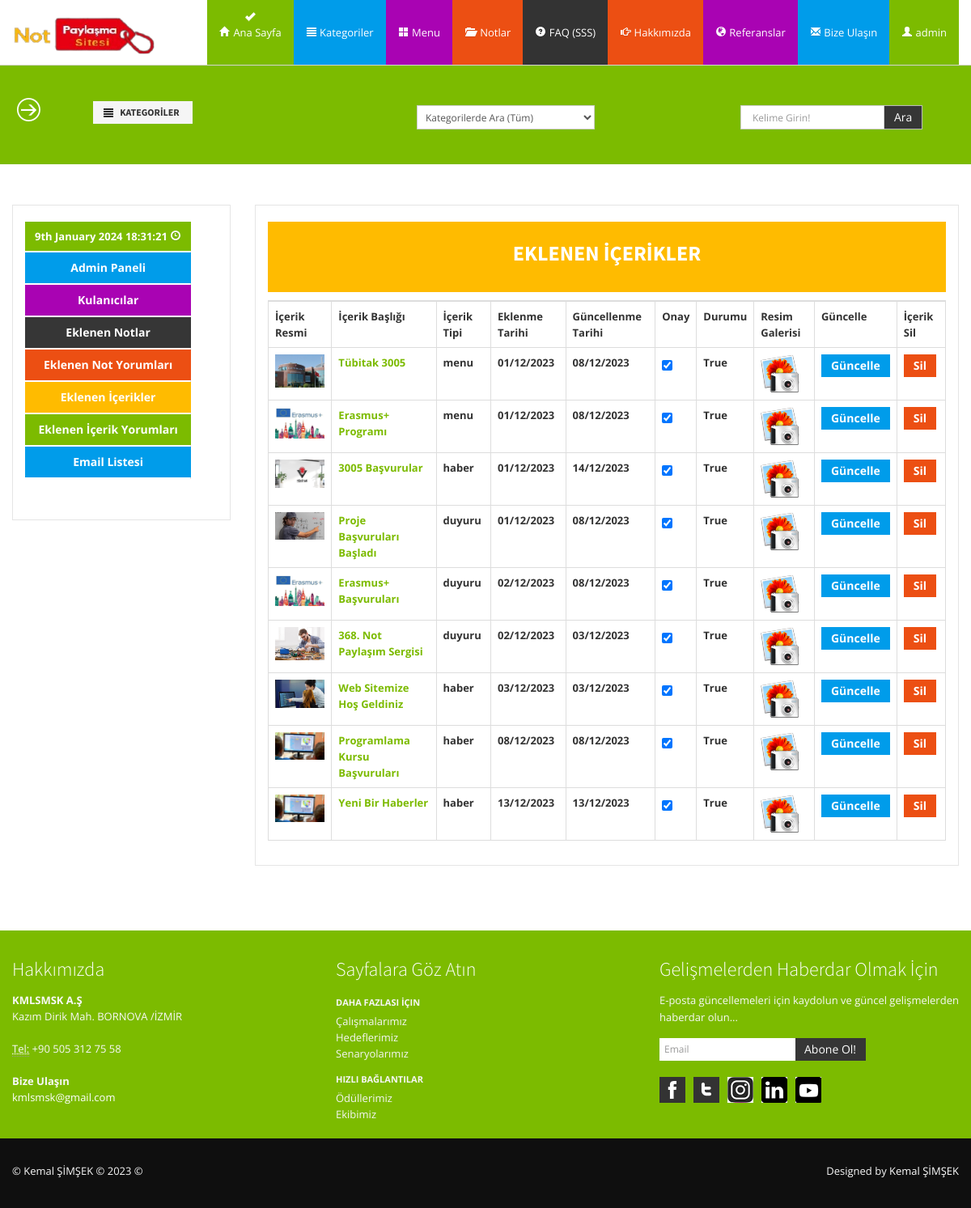
The app's page /user/allcontent/ (signed in) with its own data.
### content/models.py (models this page shows, shortened)
class Content(models.Model):
    TYPE=(
        ('menu', 'menu'),
        ('haber', 'haber'),
        ('duyuru', 'duyuru'),
        ('etkinlik', 'etkinlik'),
    )
    STATUS=(
        ('True', 'Evet'),
        ('False', 'Hayır'),
    )
    user=models.ForeignKey(User, on_delete=models.SET_NULL, null=True)
    menu=models.OneToOneField(Menu, null=True, blank=True, on_delete=models.CASCADE)
    type=models.CharField(max_length=15,choices=TYPE)
    title=models.CharField(max_length=160)
    keywords=models.CharField(blank=True,max_length=255)
    description=models.CharField(blank=True, max_length=255)
    image=models.ImageField(blank=True, null=True, upload_to='images/')
    detail=RichTextUploadingField()
    slug=models.SlugField(null=False, unique=True)
    status=models.CharField(max_length=15, choices=STATUS)
    create_at=models.DateTimeField(auto_now_add=True)
    update_at=models.DateTimeField(auto_now=True)
    def image_tag(self):
        return mark_safe('<img src="{}" height="40"/>'.format(self.image.url))
    image_tag.short_description="Image"

### home/models.py (models this page shows, shortened)
class Settings(models.Model):
    STATUS=(
        ('True', 'Evet'),
        ('False', 'Hayir'),
    )
    title=models.CharField(max_length=200)
    keywords=models.CharField(max_length=255)
    description=models.CharField(max_length=255)
    company=models.CharField(max_length=100)
    address=models.CharField(blank=True,max_length=150)
    googleMap=models.CharField(blank=True, max_length=255)
    phone=models.CharField(blank=True, max_length=20)
    fax=models.CharField(blank=True,max_length=20)
    email=models.CharField(blank=True, max_length=60)
    smtpserver=models.CharField(blank=True,max_length=30)
    smtpemail=models.CharField(blank=True,max_length=30)
    smtppassword=models.CharField(blank=True,max_length=30)
    smtpport=models.CharField(blank=True,max_length=10)
    icon=models.ImageField(blank=True, upload_to='images/')
    facebook=models.CharField(blank=True,max_length=50)
    instagram=models.CharField(blank=True,max_length=50)
    twitter=models.CharField(blank=True,max_length=50)
    youtube=models.CharField(blank=True,max_length=70)
    linkedin=models.CharField(blank=True,max_length=90)
    aboutus=RichTextUploadingField(blank=True)
    contact=RichTextUploadingField(blank=True)
    references=RichTextUploadingField(blank=True)
    status=models.CharField(max_length=10, choices=STATUS)
    create_at=models.DateTimeField(auto_now_add=True)
    update_at=models.DateTimeField(auto_now=True)

### user/views.py (the view)
# urls.py: path('allcontent/', views.allcontent, name='allcontent'),
@login_required(login_url='/login')
def allcontent(request):
    category=Category.objects.all()
    menu=Menu.objects.all()
    settings=Settings.objects.get(pk=1)
    contents=Content.objects.all()
    context={
        'category': category,
        'menu': menu,
        'contents': contents,
        'settings': settings,
    }
    return render(request, 'allcontents.html', context)

### user/templates/allcontents.html (shortened to what this page needs)
{% extends "homebase.html" %}
{% load static %}
{% block content  %}
{% include "head.html" %}
{% include "header.html" %}
{% include "search.html" %}
<section id="maincontent">
    <div class="container">
      <div class="row">
        <div class="span3">
          <aside>
            <div class="widget">
              {% include "admin_panel.html" %}
            </div>
          </aside>
        </div>
        <div class="span9">
          <aside>
            <div class="widget">
              <div class="well well-warning">
                <center><b> <h3>EKLENEN İÇERİKLER</b></h3></center>
              </div>
              <table class="table table-bordered">
                <tr>
                  <th> İçerik Resmi</th>
                  <th> İçerik Başlığı</th>
                  <th> İçerik Tipi </th>
                  <th> Eklenme Tarihi</th>
                  <th> Güncellenme Tarihi</th>
                  <th> Onay </th>
                  <th> Durumu </th>
                  <th> Resim Galerisi</th>
                  <th> Güncelle </th>
                  <th> İçerik Sil </th>
                </tr>
                {% for rs in contents %}
                <tr>
                  <th> <a href="/contents/{{rs.id}}/{{rs.slug}}">
                    <img src="{{rs.image.url}}" width="150"></a> </th>
                  <th> <a href="/contents/{{rs.id}}/{{rs.slug}}">
                    {{rs.title}} </a> </th>
                  <th>{{rs.type}} </th>
                  <th> {{rs.create_at |date:"d/m/Y"}}</th>
                  <th> {{rs.update_at |date:"d/m/Y"}}</th>
                  <th>
                    {% if rs.status == 'True'  %}
                        <input type="checkbox" checked onchange="document.location.href='/user/adminnotcontentaccept/{{rs.id}}';"/>
                           {% else %}
                           <input type="checkbox" onchange="if(this.checked) document.location.href='/user/admincontentaccept/{{rs.id}}';"/>
                          {% endif %}
                  </th>
                  <th> {{rs.status}} </th>
                  <th> <a href="javascript:;" onclick="window.open('/user/addgalimage/{{rs.id}}', 'gallery', 'height=800, width=800, top=50, left=150')">
                    <img src="{% static "/img/galleryX.png" %}" </th></a>
                  <th> <a href="/user/admincontentedit/{{rs.id}}" type="button" class="btn btn-primary"> Güncelle </button>
                  </th>
                  <th>
                    <a href="/user/admindeletecontent/{{rs.id}}" onclick=" return confirm ('Silmek istediğinden emin misin?')" type="button" class="btn btn-danger"> Sil </button>
                    </th>
                </tr>
                {% endfor %}
              </table>
            </div>
          </aside>
        </div>
      </div>
    </div>
  </section>
  {% endblock content  %}

### home/templates/header.html (shortened to what this page needs)
{% load static %}
<header>
  <div class="navbar navbar-fixed-top">
    <div class="navbar-inner bg-info mx-auto">
      <div class="container">
        <a class="brand logo" href="/">
          <img src="{% static "assets/img/logo.png" %}" width="180"/>
        </a>
        <div>
          <nav>
            <ul class="nav topnav">
              <li class="dropdown bg-info success active">
                <a href="/"><i class="icon-home icon-white"></i> Ana Sayfa</a>
              </li>
              {% load mptt_tags %}
              <li class="dropdown primary">
                <a href="#"><i class="icon-align-justify icon-white"></i> Kategoriler</a>
              </li>
              <li class="dropdown info">
                <a href="#"><i class=" icon-th-large icon-white"></i> Menu</a>
              </li>
              <li class="dropdown danger">
                <a href="#"><i class="icon-folder-open icon-white"></i> Notlar</a>
              </li>
              <li class="dropdown inverse">
                <a href="#"><i class="icon-question-sign icon-white"></i> FAQ (SSS) </a>
              </li>
              <li class="dropdown danger">
                <a href="#"><i class=" icon-hand-right icon-white"></i> Hakkımızda</a>
              </li>
              <li class="dropdown info">
                <a href="#"><i class="icon-globe icon-white"></i> Referanslar</a>
              </li>
              <li class="dropdown primary">
                <a href="#"><i class="icon-envelope icon-white"></i> Bize Ulaşın</a>
              </li>
              <li class="dropdown success">
                {% if user.id is not None %}
                <a href="#"> <i class="icon-user icon-white"> </i>
                   {{user.username}} </a>
                {%endif%}
              </li>
            </ul>
          </nav>
        </div>
      </div>
    </div>
  </div>
</header>

### home/templates/footer.html (shortened to what this page needs)
{% load static %}
 <footer class="footer">
  <div class="container">
    <div class="row">
      <div class="span4">
        <div class="widget">
          <h4>Hakkımızda</h4>
          <address>
        <strong>{{settings.company}} </strong><br>
        {{settings.address}}<br>
        <br>
        <abbr title="Phone">Tel:</abbr> {{settings.phone}}
        </address>
          <address>
        <strong>Bize Ulaşın</strong><br>
        <a href="mailto:{{settings.email}}">{{settings.email}}</a>
        </address>
        </div>
      </div>
      <div class="span4">
        <div class="widget">
          <h4>Sayfalara Göz Atın</h4>
          <ul class="nav nav-list regular">
            <li class="nav-header">Daha Fazlası İçin</li>
            <li><a href="#">Çalışmalarımız</a></li>
            <li><a href="#">Hedeflerimiz</a></li>
            <li><a href="#">Senaryolarımız</a></li>
            <li class="nav-header">Hızlı Bağlantılar</li>
            <li><a href="#">Ödüllerimiz</a></li>
            <li><a href="#">Ekibimiz</a></li>
          </ul>
        </div>
      </div>
      <div class="span4">
        <div class="widget">
          <h4>Gelişmelerden Haberdar Olmak İçin</h4>
          <form class="form-horizontal" action="/curriculumVitae/addlistmail/" method="post">
            <fieldset>
              <p>
                E-posta güncellemeleri için kaydolun ve güncel gelişmelerden haberdar olun...
              </p>
              <div class="input-prepend input-append">
                <input class="span2" id="email" name="email" type="text" placeholder="Email">
                <button class="btn btn-inverse" type="submit">Abone Ol!</button>
              </div>
            </fieldset>
          </form>
          <ul class="social_small">
            <li class="facebook first"><a href="{{settings.facebook}}" title="Facebook">Facebook</a></li>
            <li class="twitt"><a href="{{settings.twitter}}" title="Twitter">Twitter</a></li>
            <li class="googleplus"><a href="{{settings.instagram}}" title="Instagram">Instagram</a></li>
            <li class="flickr"><a href="{{settings.linkedin}}" title="Linkedin">Linkedin</a></li>
            <li class="dribbble"><a href="{{settings.youtube}}" title="Youtube">Youtube</a></li>
          </ul>
        </div>
      </div>
    </div>
  </div>
  <div class="verybottom">
    <div class="container">
      <div class="row">
        <div class="span6">
          <p>&copy; Kemal ŞİMŞEK &copy; 2023 &copy; </p>
        </div>
        <div class="span6">
          <div class="pull-right">
            <div class="credits">
              Designed by <a href="https://www.linkedin.com/in/kmlsmsk/"> Kemal ŞİMŞEK</a>
            </div>
          </div>
        </div>
      </div>
    </div>
  </div>
</footer>

### home/static/assets/css/docs.css (style rules this page uses)
section { padding-top: 30px; }

### home/static/assets/css/style.css (style rules this page uses)
.row { margin-bottom:20px; }
.well-warning, .carousel-caption.warning { background: #ffbb00; color:#fff; }
header .navbar .brand.logo { padding: 0; margin-left:0; margin-top:20px; }
header nav { margin-right:-10px; }
.navbar ul.topnav { float:right; }
.navbar .nav > li > a { float: none; padding: 30px 15px 30px; color: #777777; text-decoration: none; text-shadow: none; }
.navbar .nav .active > a, .navbar .nav .active > a:hover, .navbar .nav .active > a:focus { background-image: url(../img/icons/add.png); background-position: center 15px; background-repeat: no-repeat; -webkit-transition: all 0.2s ease; -moz-transition: all 0.2s ease-in-out; -o-transition: all 0.2s ease-in-out; -ms-transition: all 0.2s ease-in-out; transition: all 0.2s ease-in-out; color:#fff; }
.navbar .nav .primary > a, .navbar .nav .primary > a:hover, .navbar .nav .primary > a:focus { background-color: #009cea; color:#fff; }
.navbar .nav .danger > a, .navbar .nav .danger > a:hover, .navbar .nav .danger > a:focus { background-color: #ec4f13; color:#fff; }
.navbar .nav .info > a, .navbar .nav .info > a:hover, .navbar .nav .info > a:focus { background-color: #a903b3; color:#fff; }
.navbar .nav .success > a, .navbar .nav .success > a:hover, .navbar .nav .success > a:focus { background-color: #7cbb00; color:#fff; }
.navbar .nav .inverse > a, .navbar .nav .inverse > a:hover, .navbar .nav .inverse > a:focus { background-color: #333; color:#fff; }
#maincontent { z-index:1000; margin:0 0 30px; }
aside { border:1px solid #e5e5e5; padding:20px 15px 0 15px; margin: 0 0 30px 0; -webkit-border-radius: 0; -moz-border-radius: 0; border-radius: 0; }
aside .widget { margin-bottom:30px; }
.social_small { margin: 0; }
.social_small li { display: inline; list-style: none; text-indent: -9999px; margin-left: 10px; float: left; -webkit-transition: all 0.3s ease-in-out; -moz-transition: all 0.3s ease-in-out; -o-transition: all 0.3s ease-in-out; -ms-transition: all 0.3s ease-in-out; transition: all 0.3s ease-in-out; }
.social_small li.first { margin-left:0; }
.social_small li a { background-repeat: no-repeat; background-position: 0 0; display: block; height: 32px; width: 32px; }
.facebook { background: url(../img/icons/social/fb.png) no-repeat; }
.googleplus { background: url(../img/icons/social/google.png) no-repeat; }
.dribbble { background: url(../img/icons/social/dribble.png) no-repeat; }
.flickr { background: url(../img/icons/social/flickr.png) no-repeat; }
.twitt { background: url(../img/icons/social/twitter.png) no-repeat; }
footer { padding-top:30px; color:#f8f8f8; }
footer h1, footer h2, footer h3, footer h4, footer h5, footer h6 { color:#fff; }
footer a, footer a:hover { color:#fff; }
footer .verybottom { padding-top:30px; background:#0f0f0f; }
footer .nav-list li, footer .nav-list li a, footer .nav-list li.nav-header { text-shadow:none; color:#f6f6f6; }
footer .nav-list li a { text-shadow:none; }
footer .nav-list.regular .nav-header { padding: 3px 0; }
footer .nav-list.regular > li > a { padding: 0; }
footer.footer .input-append button, footer.footer .input-append input { border:none; }

### home/static/assets/color/success.css (style rules this page uses)
a { color: #7cbb00; }
header .navbar .navbar-inner li.active { border-top: 5px solid #fff; background: #7cbb00; margin-top:-5px; }
footer.footer { background:#7cbb00; }

### records on screen
Content: image (picture), title "Tübitak 3005", type "menu", create_at "01/12/2023", update_at "08/12/2023", status "True"
Content: image (picture), title "Erasmus+ Programı", type "menu", create_at "01/12/2023", update_at "08/12/2023", status "True"
Content: image (picture), title "3005 Başvurular", type "haber", create_at "01/12/2023", update_at "14/12/2023", status "True"
Content: image (picture), title "Proje Başvuruları Başladı", type "duyuru", create_at "01/12/2023", update_at "08/12/2023", status "True"
Content: image (picture), title "Erasmus+ Başvuruları", type "duyuru", create_at "02/12/2023", update_at "08/12/2023", status "True"
Content: image (picture), title "368. Not Paylaşım Sergisi", type "duyuru", create_at "02/12/2023", update_at "03/12/2023", status "True"
Content: image (picture), title "Web Sitemize Hoş Geldiniz", type "haber", create_at "03/12/2023", update_at "03/12/2023", status "True"
Content: image (picture), title "Programlama Kursu Başvuruları", type "haber", create_at "08/12/2023", update_at "08/12/2023", status "True"
Content: image (picture), title "Yeni Bir Haberler", type "haber", create_at "13/12/2023", update_at "13/12/2023", status "True"
Settings: company "KMLSMSK A.Ş", address "Kazım Dirik Mah. BORNOVA /İZMİR", phone "+90 505 312 75 58", email "kmlsmsk@gmail.com"

### other values on screen
{{ user.username }} "admin"
